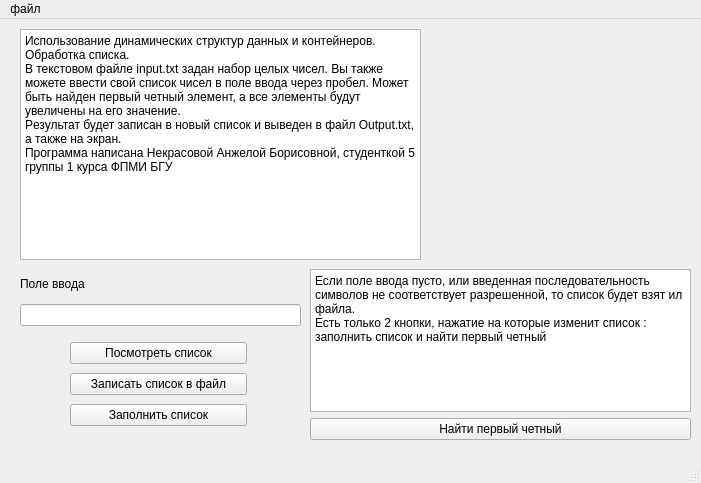
<?xml version="1.0" encoding="UTF-8"?>
<ui version="4.0">
 <class>MainWindow</class>
 <widget class="QMainWindow" name="MainWindow">
  <property name="geometry">
   <rect>
    <x>0</x>
    <y>0</y>
    <width>701</width>
    <height>483</height>
   </rect>
  </property>
  <property name="windowTitle">
   <string>MainWindow</string>
  </property>
  <widget class="QWidget" name="centralwidget">
   <widget class="QTextBrowser" name="textBrowser">
    <property name="geometry">
     <rect>
      <x>20</x>
      <y>10</y>
      <width>401</width>
      <height>231</height>
     </rect>
    </property>
    <property name="html">
     <string>&lt;!DOCTYPE HTML PUBLIC &quot;-//W3C//DTD HTML 4.0//EN&quot; &quot;http://www.w3.org/TR/REC-html40/strict.dtd&quot;&gt;
&lt;html&gt;&lt;head&gt;&lt;meta name=&quot;qrichtext&quot; content=&quot;1&quot; /&gt;&lt;meta charset=&quot;utf-8&quot; /&gt;&lt;style type=&quot;text/css&quot;&gt;
p, li { white-space: pre-wrap; }
hr { height: 1px; border-width: 0; }
li.unchecked::marker { content: &quot;\2610&quot;; }
li.checked::marker { content: &quot;\2612&quot;; }
&lt;/style&gt;&lt;/head&gt;&lt;body style=&quot; font-family:'Segoe UI'; font-size:9pt; font-weight:400; font-style:normal;&quot;&gt;
&lt;p style=&quot; margin-top:0px; margin-bottom:0px; margin-left:0px; margin-right:0px; -qt-block-indent:0; text-indent:0px;&quot;&gt;Использование динамических структур данных и контейнеров. Обработка списка.&lt;/p&gt;
&lt;p style=&quot; margin-top:0px; margin-bottom:0px; margin-left:0px; margin-right:0px; -qt-block-indent:0; text-indent:0px;&quot;&gt;В текстовом файле input.txt задан набор целых чисел. Вы также можете ввести свой список чисел в поле ввода через пробел. Может быть найден первый четный элемент, а все элементы будут увеличены на его значение.&lt;/p&gt;
&lt;p style=&quot; margin-top:0px; margin-bottom:0px; margin-left:0px; margin-right:0px; -qt-block-indent:0; text-indent:0px;&quot;&gt;Pезультат будет записан в новый список и выведен в файл Output.txt, а также на экран.&lt;/p&gt;
&lt;p style=&quot; margin-top:0px; margin-bottom:0px; margin-left:0px; margin-right:0px; -qt-block-indent:0; text-indent:0px;&quot;&gt;Программа написана Некрасовой Анжелой Борисовной, студенткой 5 группы 1 курса ФПМИ БГУ&lt;/p&gt;&lt;/body&gt;&lt;/html&gt;</string>
    </property>
   </widget>
   <widget class="QWidget" name="verticalLayoutWidget">
    <property name="geometry">
     <rect>
      <x>20</x>
      <y>250</y>
      <width>281</width>
      <height>57</height>
     </rect>
    </property>
    <layout class="QVBoxLayout" name="verticalLayout">
     <item>
      <widget class="QLabel" name="label_2">
       <property name="text">
        <string>Поле ввода</string>
       </property>
      </widget>
     </item>
     <item>
      <widget class="QLineEdit" name="lineEdit"/>
     </item>
    </layout>
   </widget>
   <widget class="QWidget" name="verticalLayoutWidget_2">
    <property name="geometry">
     <rect>
      <x>310</x>
      <y>250</y>
      <width>381</width>
      <height>171</height>
     </rect>
    </property>
    <layout class="QVBoxLayout" name="verticalLayout_2">
     <item>
      <widget class="QTextBrowser" name="textBrowser_2">
       <property name="html">
        <string>&lt;!DOCTYPE HTML PUBLIC &quot;-//W3C//DTD HTML 4.0//EN&quot; &quot;http://www.w3.org/TR/REC-html40/strict.dtd&quot;&gt;
&lt;html&gt;&lt;head&gt;&lt;meta name=&quot;qrichtext&quot; content=&quot;1&quot; /&gt;&lt;meta charset=&quot;utf-8&quot; /&gt;&lt;style type=&quot;text/css&quot;&gt;
p, li { white-space: pre-wrap; }
hr { height: 1px; border-width: 0; }
li.unchecked::marker { content: &quot;\2610&quot;; }
li.checked::marker { content: &quot;\2612&quot;; }
&lt;/style&gt;&lt;/head&gt;&lt;body style=&quot; font-family:'Segoe UI'; font-size:9pt; font-weight:400; font-style:normal;&quot;&gt;
&lt;p style=&quot; margin-top:0px; margin-bottom:0px; margin-left:0px; margin-right:0px; -qt-block-indent:0; text-indent:0px;&quot;&gt;Если поле ввода пусто, или введенная последовательность символов не соответствует разрешенной, то список будет взят ил файла.&lt;/p&gt;
&lt;p style=&quot; margin-top:0px; margin-bottom:0px; margin-left:0px; margin-right:0px; -qt-block-indent:0; text-indent:0px;&quot;&gt;Есть только 2 кнопки, нажатие на которые изменит список :&lt;/p&gt;
&lt;p style=&quot; margin-top:0px; margin-bottom:0px; margin-left:0px; margin-right:0px; -qt-block-indent:0; text-indent:0px;&quot;&gt;заполнить список и найти первый четный&lt;/p&gt;&lt;/body&gt;&lt;/html&gt;</string>
       </property>
      </widget>
     </item>
     <item>
      <widget class="QPushButton" name="pushButton">
       <property name="text">
        <string>Найти первый четный</string>
       </property>
      </widget>
     </item>
    </layout>
   </widget>
   <widget class="QWidget" name="verticalLayoutWidget_3">
    <property name="geometry">
     <rect>
      <x>70</x>
      <y>320</y>
      <width>177</width>
      <height>91</height>
     </rect>
    </property>
    <layout class="QVBoxLayout" name="verticalLayout_3">
     <item>
      <widget class="QPushButton" name="pushButton_2">
       <property name="text">
        <string>Посмотреть список</string>
       </property>
      </widget>
     </item>
     <item>
      <widget class="QPushButton" name="pushButton_3">
       <property name="text">
        <string>Записать список в файл</string>
       </property>
      </widget>
     </item>
     <item>
      <widget class="QPushButton" name="pushButton_4">
       <property name="text">
        <string>Заполнить список</string>
       </property>
      </widget>
     </item>
    </layout>
   </widget>
  </widget>
  <widget class="QMenuBar" name="menubar">
   <property name="geometry">
    <rect>
     <x>0</x>
     <y>0</y>
     <width>701</width>
     <height>25</height>
    </rect>
   </property>
   <widget class="QMenu" name="menu">
    <property name="title">
     <string>файл</string>
    </property>
    <addaction name="action"/>
    <addaction name="action_2"/>
    <addaction name="action_3"/>
   </widget>
   <addaction name="menu"/>
  </widget>
  <widget class="QStatusBar" name="statusbar"/>
  <action name="action">
   <property name="icon">
    <iconset resource="resources.qrc">
     <normaloff>:/rec/img/watch.jpg</normaloff>:/rec/img/watch.jpg</iconset>
   </property>
   <property name="text">
    <string>просмотр списка</string>
   </property>
  </action>
  <action name="action_2">
   <property name="icon">
    <iconset resource="resources.qrc">
     <normaloff>:/rec/img/write.jpg</normaloff>:/rec/img/write.jpg</iconset>
   </property>
   <property name="text">
    <string>записать список в файл</string>
   </property>
  </action>
  <action name="action_3">
   <property name="icon">
    <iconset resource="resources.qrc">
     <normaloff>:/rec/img/fill.jpg</normaloff>:/rec/img/fill.jpg</iconset>
   </property>
   <property name="text">
    <string>заполнить список</string>
   </property>
  </action>
 </widget>
 <resources>
  <include location="resources.qrc"/>
 </resources>
 <connections/>
</ui>
